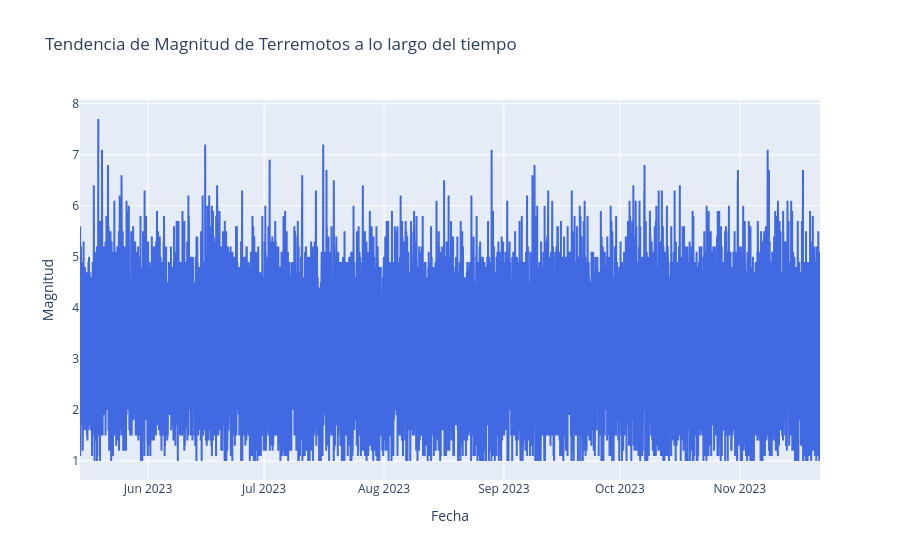

Notebook source saved alongside this figure:
### Code cell
# Grafico de lineas
df.sort_values("Date & Time", inplace=True)
fig3 = go.Figure(
    go.Scatter(
        x=df["Date & Time"],
        y=df["Magnitude"],
        mode="lines",
        line=dict(
            width=2,
            color="royalblue"
        ),
        text=df["Magnitude"],
        textposition="top center"
    )
)

fig3.update_layout(
    title="Tendencia de Magnitud de Terremotos a lo largo del tiempo",
    xaxis_title="Fecha",
    yaxis_title="Magnitud"
)

### Figure 1 — Plotly figure (JSON) as saved in the notebook; plotly's stock layout.template omitted (floating-point values rounded to 4 significant figures; data arrays with more than 128 entries replaced by an {"elided": "..."} marker saying what was removed)
{"data": [{"line": {"color": "royalblue", "width": 2}, "mode": "lines", "text": {"elided": "52767 float values"}, "textposition": "top center", "type": "scatter", "x": {"elided": "52767 str values"}, "y": {"elided": "52767 float values"}}], "layout": {"title": {"text": "Tendencia de Magnitud de Terremotos a lo largo del tiempo"}, "xaxis": {"title": {"text": "Fecha"}}, "yaxis": {"title": {"text": "Magnitud"}}}}
